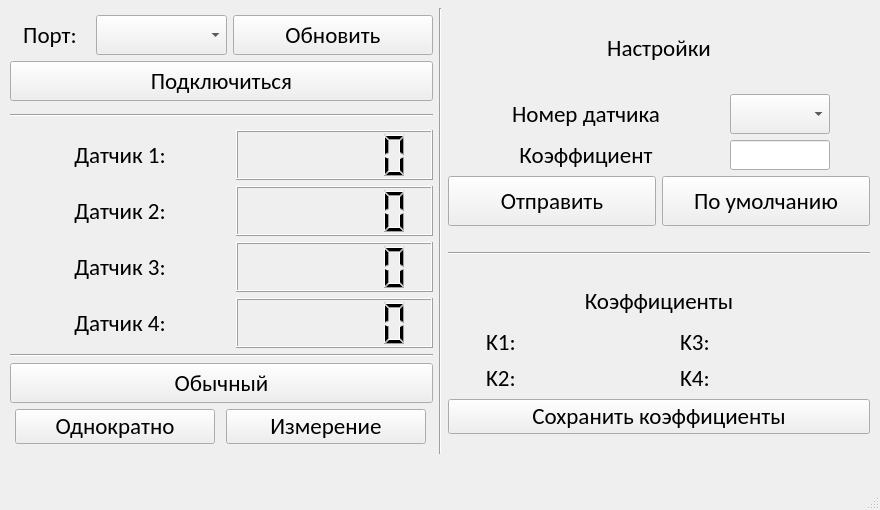
<?xml version="1.0" encoding="UTF-8"?>
<ui version="4.0">
 <class>MainWindow</class>
 <widget class="QMainWindow" name="MainWindow">
  <property name="geometry">
   <rect>
    <x>0</x>
    <y>0</y>
    <width>880</width>
    <height>510</height>
   </rect>
  </property>
  <property name="sizePolicy">
   <sizepolicy hsizetype="Fixed" vsizetype="Fixed">
    <horstretch>0</horstretch>
    <verstretch>0</verstretch>
   </sizepolicy>
  </property>
  <property name="minimumSize">
   <size>
    <width>880</width>
    <height>510</height>
   </size>
  </property>
  <property name="maximumSize">
   <size>
    <width>880</width>
    <height>510</height>
   </size>
  </property>
  <property name="font">
   <font>
    <family>ГОСТ тип А</family>
    <pointsize>10</pointsize>
   </font>
  </property>
  <property name="windowTitle">
   <string>Измеритель 1.0</string>
  </property>
  <widget class="QWidget" name="centralwidget">
   <widget class="QWidget" name="layoutWidget">
    <property name="geometry">
     <rect>
      <x>10</x>
      <y>8</y>
      <width>860</width>
      <height>446</height>
     </rect>
    </property>
    <property name="font">
     <font>
      <family>Calibri</family>
      <pointsize>10</pointsize>
     </font>
    </property>
    <layout class="QHBoxLayout" name="horizontalLayout_11">
     <item>
      <layout class="QVBoxLayout" name="verticalLayout_6">
       <item>
        <layout class="QVBoxLayout" name="verticalLayout_2">
         <item>
          <layout class="QHBoxLayout" name="horizontalLayout">
           <item>
            <widget class="QLabel" name="portLabel">
             <property name="minimumSize">
              <size>
               <width>80</width>
               <height>30</height>
              </size>
             </property>
             <property name="maximumSize">
              <size>
               <width>80</width>
               <height>30</height>
              </size>
             </property>
             <property name="font">
              <font>
               <family>Calibri</family>
               <pointsize>17</pointsize>
              </font>
             </property>
             <property name="text">
              <string>Порт:</string>
             </property>
             <property name="alignment">
              <set>Qt::AlignCenter</set>
             </property>
            </widget>
           </item>
           <item>
            <widget class="QComboBox" name="portBox">
             <property name="sizePolicy">
              <sizepolicy hsizetype="Expanding" vsizetype="Fixed">
               <horstretch>0</horstretch>
               <verstretch>0</verstretch>
              </sizepolicy>
             </property>
             <property name="minimumSize">
              <size>
               <width>100</width>
               <height>40</height>
              </size>
             </property>
             <property name="maximumSize">
              <size>
               <width>200</width>
               <height>40</height>
              </size>
             </property>
             <property name="font">
              <font>
               <family>Calibri</family>
               <pointsize>17</pointsize>
              </font>
             </property>
             <property name="sizeAdjustPolicy">
              <enum>QComboBox::AdjustToContents</enum>
             </property>
            </widget>
           </item>
           <item>
            <widget class="QPushButton" name="refreshPortButton">
             <property name="sizePolicy">
              <sizepolicy hsizetype="Expanding" vsizetype="Fixed">
               <horstretch>120</horstretch>
               <verstretch>40</verstretch>
              </sizepolicy>
             </property>
             <property name="minimumSize">
              <size>
               <width>150</width>
               <height>40</height>
              </size>
             </property>
             <property name="maximumSize">
              <size>
               <width>200</width>
               <height>40</height>
              </size>
             </property>
             <property name="font">
              <font>
               <family>Calibri</family>
               <pointsize>17</pointsize>
              </font>
             </property>
             <property name="text">
              <string>Обновить</string>
             </property>
            </widget>
           </item>
          </layout>
         </item>
         <item>
          <widget class="QPushButton" name="connectButton">
           <property name="sizePolicy">
            <sizepolicy hsizetype="Expanding" vsizetype="Fixed">
             <horstretch>0</horstretch>
             <verstretch>0</verstretch>
            </sizepolicy>
           </property>
           <property name="minimumSize">
            <size>
             <width>350</width>
             <height>40</height>
            </size>
           </property>
           <property name="maximumSize">
            <size>
             <width>500</width>
             <height>40</height>
            </size>
           </property>
           <property name="font">
            <font>
             <family>Calibri</family>
             <pointsize>17</pointsize>
            </font>
           </property>
           <property name="text">
            <string>Подключиться</string>
           </property>
          </widget>
         </item>
        </layout>
       </item>
       <item>
        <widget class="Line" name="line_4">
         <property name="font">
          <font>
           <family>Calibri</family>
           <pointsize>10</pointsize>
          </font>
         </property>
         <property name="orientation">
          <enum>Qt::Horizontal</enum>
         </property>
        </widget>
       </item>
       <item>
        <layout class="QVBoxLayout" name="verticalLayout">
         <item>
          <layout class="QHBoxLayout" name="horizontalLayout_2">
           <item>
            <widget class="QLabel" name="sensor1Label">
             <property name="sizePolicy">
              <sizepolicy hsizetype="Expanding" vsizetype="Preferred">
               <horstretch>0</horstretch>
               <verstretch>0</verstretch>
              </sizepolicy>
             </property>
             <property name="minimumSize">
              <size>
               <width>220</width>
               <height>0</height>
              </size>
             </property>
             <property name="maximumSize">
              <size>
               <width>300</width>
               <height>16777215</height>
              </size>
             </property>
             <property name="font">
              <font>
               <family>Calibri</family>
               <pointsize>17</pointsize>
              </font>
             </property>
             <property name="text">
              <string>Датчик 1:</string>
             </property>
             <property name="alignment">
              <set>Qt::AlignCenter</set>
             </property>
            </widget>
           </item>
           <item>
            <widget class="QLCDNumber" name="sensor1DataLCD">
             <property name="sizePolicy">
              <sizepolicy hsizetype="Expanding" vsizetype="Minimum">
               <horstretch>0</horstretch>
               <verstretch>0</verstretch>
              </sizepolicy>
             </property>
             <property name="minimumSize">
              <size>
               <width>100</width>
               <height>50</height>
              </size>
             </property>
             <property name="maximumSize">
              <size>
               <width>200</width>
               <height>50</height>
              </size>
             </property>
             <property name="font">
              <font>
               <family>Calibri</family>
               <pointsize>14</pointsize>
              </font>
             </property>
             <property name="digitCount">
              <number>6</number>
             </property>
            </widget>
           </item>
          </layout>
         </item>
         <item>
          <layout class="QHBoxLayout" name="horizontalLayout_3">
           <item>
            <widget class="QLabel" name="sensor2Label">
             <property name="sizePolicy">
              <sizepolicy hsizetype="Expanding" vsizetype="Preferred">
               <horstretch>0</horstretch>
               <verstretch>0</verstretch>
              </sizepolicy>
             </property>
             <property name="minimumSize">
              <size>
               <width>220</width>
               <height>0</height>
              </size>
             </property>
             <property name="maximumSize">
              <size>
               <width>300</width>
               <height>16777215</height>
              </size>
             </property>
             <property name="font">
              <font>
               <family>Calibri</family>
               <pointsize>17</pointsize>
              </font>
             </property>
             <property name="text">
              <string>Датчик 2:</string>
             </property>
             <property name="alignment">
              <set>Qt::AlignCenter</set>
             </property>
            </widget>
           </item>
           <item>
            <widget class="QLCDNumber" name="sensor2DataLCD">
             <property name="sizePolicy">
              <sizepolicy hsizetype="Expanding" vsizetype="Minimum">
               <horstretch>0</horstretch>
               <verstretch>0</verstretch>
              </sizepolicy>
             </property>
             <property name="minimumSize">
              <size>
               <width>100</width>
               <height>50</height>
              </size>
             </property>
             <property name="maximumSize">
              <size>
               <width>200</width>
               <height>50</height>
              </size>
             </property>
             <property name="font">
              <font>
               <family>Calibri</family>
               <pointsize>14</pointsize>
              </font>
             </property>
             <property name="digitCount">
              <number>6</number>
             </property>
            </widget>
           </item>
          </layout>
         </item>
         <item>
          <layout class="QHBoxLayout" name="horizontalLayout_4">
           <item>
            <widget class="QLabel" name="sensor3Label">
             <property name="sizePolicy">
              <sizepolicy hsizetype="Expanding" vsizetype="Preferred">
               <horstretch>0</horstretch>
               <verstretch>0</verstretch>
              </sizepolicy>
             </property>
             <property name="minimumSize">
              <size>
               <width>220</width>
               <height>0</height>
              </size>
             </property>
             <property name="maximumSize">
              <size>
               <width>300</width>
               <height>16777215</height>
              </size>
             </property>
             <property name="font">
              <font>
               <family>Calibri</family>
               <pointsize>17</pointsize>
              </font>
             </property>
             <property name="text">
              <string>Датчик 3:</string>
             </property>
             <property name="alignment">
              <set>Qt::AlignCenter</set>
             </property>
            </widget>
           </item>
           <item>
            <widget class="QLCDNumber" name="sensor3DataLCD">
             <property name="sizePolicy">
              <sizepolicy hsizetype="Expanding" vsizetype="Minimum">
               <horstretch>0</horstretch>
               <verstretch>0</verstretch>
              </sizepolicy>
             </property>
             <property name="minimumSize">
              <size>
               <width>100</width>
               <height>50</height>
              </size>
             </property>
             <property name="maximumSize">
              <size>
               <width>200</width>
               <height>50</height>
              </size>
             </property>
             <property name="font">
              <font>
               <family>Calibri</family>
               <pointsize>14</pointsize>
              </font>
             </property>
             <property name="digitCount">
              <number>6</number>
             </property>
            </widget>
           </item>
          </layout>
         </item>
         <item>
          <layout class="QHBoxLayout" name="horizontalLayout_5">
           <item>
            <widget class="QLabel" name="sensor4Label">
             <property name="sizePolicy">
              <sizepolicy hsizetype="Expanding" vsizetype="Preferred">
               <horstretch>0</horstretch>
               <verstretch>0</verstretch>
              </sizepolicy>
             </property>
             <property name="minimumSize">
              <size>
               <width>220</width>
               <height>0</height>
              </size>
             </property>
             <property name="maximumSize">
              <size>
               <width>300</width>
               <height>16777215</height>
              </size>
             </property>
             <property name="font">
              <font>
               <family>Calibri</family>
               <pointsize>17</pointsize>
              </font>
             </property>
             <property name="text">
              <string>Датчик 4:</string>
             </property>
             <property name="alignment">
              <set>Qt::AlignCenter</set>
             </property>
            </widget>
           </item>
           <item>
            <widget class="QLCDNumber" name="sensor4DataLCD">
             <property name="sizePolicy">
              <sizepolicy hsizetype="Expanding" vsizetype="Minimum">
               <horstretch>0</horstretch>
               <verstretch>0</verstretch>
              </sizepolicy>
             </property>
             <property name="minimumSize">
              <size>
               <width>100</width>
               <height>50</height>
              </size>
             </property>
             <property name="maximumSize">
              <size>
               <width>200</width>
               <height>50</height>
              </size>
             </property>
             <property name="font">
              <font>
               <family>Calibri</family>
               <pointsize>14</pointsize>
              </font>
             </property>
             <property name="digitCount">
              <number>6</number>
             </property>
            </widget>
           </item>
          </layout>
         </item>
         <item>
          <layout class="QVBoxLayout" name="verticalLayout_9">
           <item>
            <widget class="Line" name="line_3">
             <property name="font">
              <font>
               <family>Calibri</family>
               <pointsize>10</pointsize>
              </font>
             </property>
             <property name="orientation">
              <enum>Qt::Horizontal</enum>
             </property>
            </widget>
           </item>
           <item>
            <widget class="QPushButton" name="modeButton">
             <property name="sizePolicy">
              <sizepolicy hsizetype="Expanding" vsizetype="Fixed">
               <horstretch>0</horstretch>
               <verstretch>0</verstretch>
              </sizepolicy>
             </property>
             <property name="minimumSize">
              <size>
               <width>160</width>
               <height>0</height>
              </size>
             </property>
             <property name="maximumSize">
              <size>
               <width>500</width>
               <height>40</height>
              </size>
             </property>
             <property name="font">
              <font>
               <family>Calibri</family>
               <pointsize>17</pointsize>
              </font>
             </property>
             <property name="text">
              <string>Обычный</string>
             </property>
            </widget>
           </item>
           <item>
            <layout class="QHBoxLayout" name="horizontalLayout_12">
             <item>
              <widget class="QPushButton" name="constMeasButton">
               <property name="sizePolicy">
                <sizepolicy hsizetype="Expanding" vsizetype="Fixed">
                 <horstretch>0</horstretch>
                 <verstretch>0</verstretch>
                </sizepolicy>
               </property>
               <property name="minimumSize">
                <size>
                 <width>160</width>
                 <height>0</height>
                </size>
               </property>
               <property name="maximumSize">
                <size>
                 <width>200</width>
                 <height>35</height>
                </size>
               </property>
               <property name="font">
                <font>
                 <family>Calibri</family>
                 <pointsize>17</pointsize>
                </font>
               </property>
               <property name="text">
                <string>Однократно</string>
               </property>
              </widget>
             </item>
             <item>
              <widget class="QPushButton" name="getDataButton">
               <property name="sizePolicy">
                <sizepolicy hsizetype="Expanding" vsizetype="Fixed">
                 <horstretch>0</horstretch>
                 <verstretch>0</verstretch>
                </sizepolicy>
               </property>
               <property name="maximumSize">
                <size>
                 <width>200</width>
                 <height>35</height>
                </size>
               </property>
               <property name="font">
                <font>
                 <family>Calibri</family>
                 <pointsize>17</pointsize>
                </font>
               </property>
               <property name="text">
                <string>Измерение</string>
               </property>
              </widget>
             </item>
            </layout>
           </item>
          </layout>
         </item>
        </layout>
       </item>
      </layout>
     </item>
     <item>
      <widget class="Line" name="line">
       <property name="font">
        <font>
         <family>Calibri</family>
         <pointsize>10</pointsize>
        </font>
       </property>
       <property name="orientation">
        <enum>Qt::Vertical</enum>
       </property>
      </widget>
     </item>
     <item>
      <layout class="QVBoxLayout" name="verticalLayout_8">
       <item>
        <widget class="QLabel" name="settingsLabel">
         <property name="minimumSize">
          <size>
           <width>150</width>
           <height>30</height>
          </size>
         </property>
         <property name="maximumSize">
          <size>
           <width>500</width>
           <height>40</height>
          </size>
         </property>
         <property name="font">
          <font>
           <family>Calibri</family>
           <pointsize>17</pointsize>
          </font>
         </property>
         <property name="text">
          <string>Настройки</string>
         </property>
         <property name="alignment">
          <set>Qt::AlignCenter</set>
         </property>
        </widget>
       </item>
       <item>
        <layout class="QVBoxLayout" name="verticalLayout_7">
         <item>
          <layout class="QVBoxLayout" name="verticalLayout_3">
           <item>
            <layout class="QHBoxLayout" name="horizontalLayout_7">
             <item>
              <widget class="QLabel" name="sensorNumLabel">
               <property name="minimumSize">
                <size>
                 <width>200</width>
                 <height>30</height>
                </size>
               </property>
               <property name="maximumSize">
                <size>
                 <width>200</width>
                 <height>30</height>
                </size>
               </property>
               <property name="font">
                <font>
                 <family>Calibri</family>
                 <pointsize>17</pointsize>
                </font>
               </property>
               <property name="text">
                <string>Номер датчика</string>
               </property>
               <property name="alignment">
                <set>Qt::AlignCenter</set>
               </property>
              </widget>
             </item>
             <item>
              <widget class="QComboBox" name="sensorBox">
               <property name="minimumSize">
                <size>
                 <width>100</width>
                 <height>40</height>
                </size>
               </property>
               <property name="maximumSize">
                <size>
                 <width>100</width>
                 <height>40</height>
                </size>
               </property>
               <property name="font">
                <font>
                 <family>Calibri</family>
                 <pointsize>17</pointsize>
                </font>
               </property>
              </widget>
             </item>
            </layout>
           </item>
           <item>
            <layout class="QHBoxLayout" name="horizontalLayout_6">
             <item>
              <widget class="QLabel" name="koefSettingLabel">
               <property name="minimumSize">
                <size>
                 <width>200</width>
                 <height>30</height>
                </size>
               </property>
               <property name="maximumSize">
                <size>
                 <width>200</width>
                 <height>30</height>
                </size>
               </property>
               <property name="font">
                <font>
                 <family>Calibri</family>
                 <pointsize>17</pointsize>
                </font>
               </property>
               <property name="text">
                <string>Коэффициент</string>
               </property>
               <property name="alignment">
                <set>Qt::AlignCenter</set>
               </property>
              </widget>
             </item>
             <item>
              <widget class="QLineEdit" name="koefSettingLineEdit">
               <property name="minimumSize">
                <size>
                 <width>100</width>
                 <height>30</height>
                </size>
               </property>
               <property name="maximumSize">
                <size>
                 <width>100</width>
                 <height>30</height>
                </size>
               </property>
               <property name="font">
                <font>
                 <family>Calibri</family>
                 <pointsize>17</pointsize>
                </font>
               </property>
               <property name="alignment">
                <set>Qt::AlignCenter</set>
               </property>
              </widget>
             </item>
            </layout>
           </item>
          </layout>
         </item>
         <item>
          <layout class="QHBoxLayout" name="horizontalLayout_10">
           <item>
            <widget class="QPushButton" name="sendButton">
             <property name="minimumSize">
              <size>
               <width>180</width>
               <height>50</height>
              </size>
             </property>
             <property name="maximumSize">
              <size>
               <width>500</width>
               <height>50</height>
              </size>
             </property>
             <property name="font">
              <font>
               <family>Calibri</family>
               <pointsize>17</pointsize>
              </font>
             </property>
             <property name="text">
              <string>Отправить</string>
             </property>
            </widget>
           </item>
           <item>
            <widget class="QPushButton" name="sendDefaultButton">
             <property name="minimumSize">
              <size>
               <width>180</width>
               <height>50</height>
              </size>
             </property>
             <property name="maximumSize">
              <size>
               <width>500</width>
               <height>50</height>
              </size>
             </property>
             <property name="font">
              <font>
               <family>Calibri</family>
               <pointsize>17</pointsize>
              </font>
             </property>
             <property name="text">
              <string>По умолчанию</string>
             </property>
            </widget>
           </item>
          </layout>
         </item>
        </layout>
       </item>
       <item>
        <widget class="Line" name="line_2">
         <property name="font">
          <font>
           <family>Calibri</family>
           <pointsize>10</pointsize>
          </font>
         </property>
         <property name="orientation">
          <enum>Qt::Horizontal</enum>
         </property>
        </widget>
       </item>
       <item>
        <layout class="QVBoxLayout" name="verticalLayout_5">
         <item>
          <widget class="QLabel" name="koefsLabel">
           <property name="minimumSize">
            <size>
             <width>200</width>
             <height>30</height>
            </size>
           </property>
           <property name="maximumSize">
            <size>
             <width>500</width>
             <height>40</height>
            </size>
           </property>
           <property name="font">
            <font>
             <family>Calibri</family>
             <pointsize>17</pointsize>
            </font>
           </property>
           <property name="text">
            <string>Коэффициенты</string>
           </property>
           <property name="alignment">
            <set>Qt::AlignCenter</set>
           </property>
          </widget>
         </item>
         <item>
          <layout class="QVBoxLayout" name="verticalLayout_4">
           <item>
            <layout class="QHBoxLayout" name="horizontalLayout_9">
             <item>
              <widget class="QLabel" name="koef1Label">
               <property name="minimumSize">
                <size>
                 <width>150</width>
                 <height>30</height>
                </size>
               </property>
               <property name="maximumSize">
                <size>
                 <width>150</width>
                 <height>30</height>
                </size>
               </property>
               <property name="font">
                <font>
                 <family>Calibri</family>
                 <pointsize>17</pointsize>
                </font>
               </property>
               <property name="text">
                <string>K1:</string>
               </property>
               <property name="alignment">
                <set>Qt::AlignLeading|Qt::AlignLeft|Qt::AlignVCenter</set>
               </property>
              </widget>
             </item>
             <item>
              <widget class="QLabel" name="koef3Label">
               <property name="minimumSize">
                <size>
                 <width>150</width>
                 <height>30</height>
                </size>
               </property>
               <property name="maximumSize">
                <size>
                 <width>150</width>
                 <height>30</height>
                </size>
               </property>
               <property name="font">
                <font>
                 <family>Calibri</family>
                 <pointsize>17</pointsize>
                </font>
               </property>
               <property name="text">
                <string>K3:</string>
               </property>
              </widget>
             </item>
            </layout>
           </item>
           <item>
            <layout class="QHBoxLayout" name="horizontalLayout_8">
             <item>
              <widget class="QLabel" name="koef2Label">
               <property name="minimumSize">
                <size>
                 <width>150</width>
                 <height>30</height>
                </size>
               </property>
               <property name="maximumSize">
                <size>
                 <width>150</width>
                 <height>30</height>
                </size>
               </property>
               <property name="font">
                <font>
                 <family>Calibri</family>
                 <pointsize>17</pointsize>
                </font>
               </property>
               <property name="text">
                <string>K2:</string>
               </property>
              </widget>
             </item>
             <item>
              <widget class="QLabel" name="koef4Label">
               <property name="minimumSize">
                <size>
                 <width>150</width>
                 <height>30</height>
                </size>
               </property>
               <property name="maximumSize">
                <size>
                 <width>150</width>
                 <height>30</height>
                </size>
               </property>
               <property name="font">
                <font>
                 <family>Calibri</family>
                 <pointsize>17</pointsize>
                </font>
               </property>
               <property name="text">
                <string>K4:</string>
               </property>
              </widget>
             </item>
            </layout>
           </item>
          </layout>
         </item>
         <item>
          <widget class="QPushButton" name="saveSetsButton">
           <property name="sizePolicy">
            <sizepolicy hsizetype="Expanding" vsizetype="Fixed">
             <horstretch>0</horstretch>
             <verstretch>0</verstretch>
            </sizepolicy>
           </property>
           <property name="maximumSize">
            <size>
             <width>16777215</width>
             <height>35</height>
            </size>
           </property>
           <property name="font">
            <font>
             <family>Calibri</family>
             <pointsize>17</pointsize>
            </font>
           </property>
           <property name="text">
            <string>Сохранить коэффициенты</string>
           </property>
          </widget>
         </item>
        </layout>
       </item>
      </layout>
     </item>
    </layout>
   </widget>
  </widget>
  <widget class="QMenuBar" name="menubar">
   <property name="geometry">
    <rect>
     <x>0</x>
     <y>0</y>
     <width>880</width>
     <height>25</height>
    </rect>
   </property>
  </widget>
  <widget class="QStatusBar" name="statusbar"/>
 </widget>
 <resources/>
 <connections/>
</ui>
